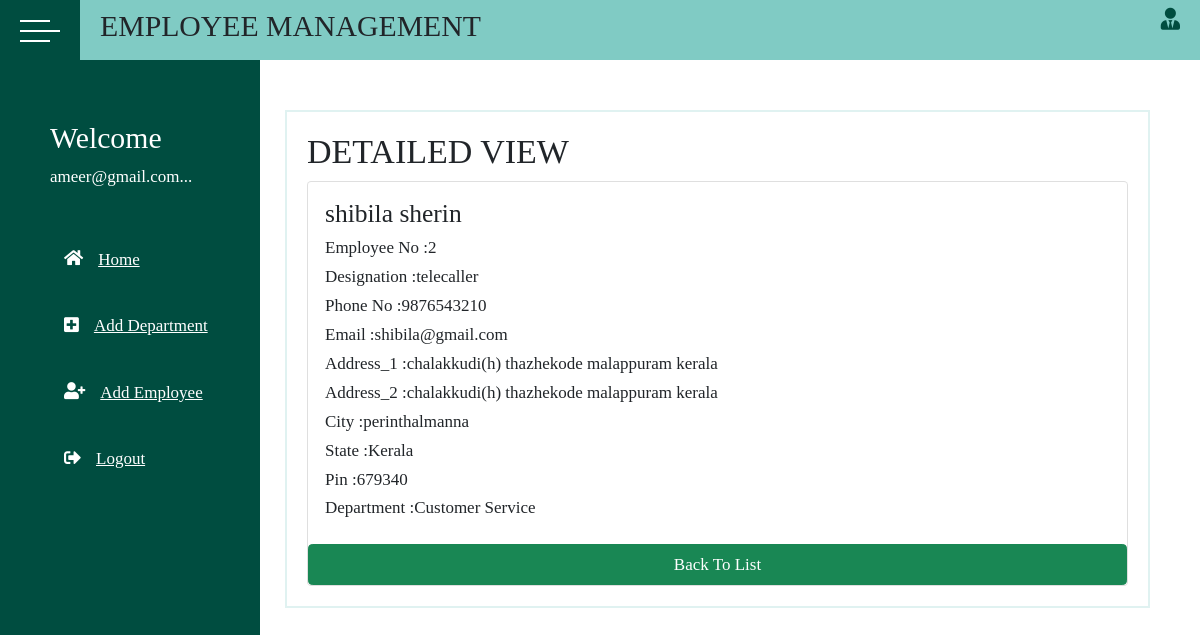
Page /centerhead/employee/view/3 (signed in) on the committed database.
### crmcuser/models.py (models this page shows, shortened)
class MyUser(AbstractBaseUser):
    email = models.EmailField(
        verbose_name='email address',
        max_length=255,
        unique=True,
    )
    phone = models.CharField(max_length=12)
    options = (
        ("admin", "admin"),
    )
    role = models.CharField(max_length=50, default="admin", choices=options)
    is_active = models.BooleanField(default=True)
    is_admin = models.BooleanField(default=False)
    objects = MyUserManager()
    USERNAME_FIELD = 'email'
    REQUIRED_FIELDS = ['phone', 'role']
    def __str__(self):
        return self.email

### centerhead/models.py (models this page shows)
class Employee(models.Model):
    emp_no=models.CharField(max_length=50)
    designation=models.CharField(max_length=50)
    f_name=models.CharField(max_length=50)
    l_name=models.CharField(max_length=50)
    phone=models.CharField(max_length=50)
    email=models.EmailField(max_length=50)
    address_1=models.TextField(max_length=50)
    address_2=models.TextField(max_length=50)
    city=models.CharField(max_length=50)
    options=(
        ("Andhra Pradesh","Andhra Pradesh"),
        ("Arunachal Pradesh","Arunachal Pradesh"),
        ("Assam","Assam"),
        ("Bihar","Bihar"),
        ("Chhattisgarh","Chhattisgarh"),
        ("Goa","Goa"),
        ("Gujarat","Gujarat"),
        ("Haryana","Haryana	"),
        ("Himachal Pradesh","Himachal Pradesh"),
        ("harkhand","harkhand"),
        ("Karnataka","Karnataka"),
        ("Kerala","Kerala"),
        ("Madhya Pradesh","Madhya Pradesh"),
        ("Maharashtra","Maharashtra"),
        ("Manipur","Manipur"),
        ("Meghalaya","Meghalaya"),
        ("Mizoram","Mizoram"),
        ("Nagaland","Nagaland"),
        ("Odisha","Odisha"),
        ("Punjab","Punjab"),
        ("Rajasthan","Rajasthan"),
        ("Sikkim","Sikkim"),
        ("Tamil Nadu","Tamil Nadu"),
        ("Telangana","Telangana"),
        ("Tripura","Tripura"),
        ("Uttar Pradesh","Uttar Pradesh"),
        ("Uttarakhand","Uttarakhand"),
        ("West Bengal","West Bengal")
    )
    state=models.CharField(max_length=50,choices=options,default="Kerala")
    pin=models.CharField(max_length=50)
    department=models.ForeignKey(Department,on_delete=models.CASCADE)

class Department(models.Model):
    dep_no=models.CharField(max_length=50)
    name=models.CharField(max_length=50)
    def __str__(self):
        return self.name

### centerhead/views.py (the view)
# urls.py: path("employee/view/<int:id>", views.ViewEmployee.as_view(), name="viewemployee"),
@method_decorator(signin_required, name="dispatch")
class ViewEmployee(DetailView):
    model = Employee
    template_name = "view_employee.html"
    pk_url_kwarg = "id"

### centerhead/templates/view_employee.html (shortened to what this page needs)
<!DOCTYPE html>
{%extends "base.html"%}
{%block body_block%}
<html lang="en">
<head>
    <link href="https://cdn.jsdelivr.net/npm/bootstrap@5.1.3/dist/css/bootstrap.min.css" rel="stylesheet"
>
</head>
<body>
<h2>DETAILED VIEW</h2>
<div class="card" style="width: 100%;">
    <div class="card-body">
        <h4 class="card-title">{{employee.f_name}} {{employee.l_name}}</h4>
        <h6 class="card-title">Employee No :{{employee.emp_no}}</h6>
        <h6 class="card-title">Designation :{{employee.designation}}</h6>
        <h6 class="card-title">Phone No :{{employee.phone}}</h6>
        <h6 class="card-title">Email :{{employee.email}}</h6>
        <h6 class="card-title">Address_1 :{{employee.address_1}}</h6>
        <h6 class="card-title">Address_2 :{{employee.address_2}}</h6>
        <h6 class="card-title">City :{{employee.city}}</h6>
        <h6 class="card-title">State :{{employee.state}}</h6>
        <h6 class="card-title">Pin :{{employee.pin}}</h6>
        <h6 class="card-title">Department :{{employee.department}}</h6>
    </div>
    <a href="{%url 'listemployee'%}" class="btn btn-success"> Back To List</a>
</div>
</body>
</html>
{%endblock%}

### centerhead/templates/base.html (shortened to what this page needs)
<!DOCTYPE html>
{%load static%}
<html lang="en">
<head>
    <link rel="stylesheet" href="{%static 'css/style.css'%}">
    <link rel="stylesheet" href="https://use.fontawesome.com/releases/v5.15.4/css/all.css"
>
    <link href="https://cdn.jsdelivr.net/npm/bootstrap@5.1.3/dist/css/bootstrap.min.css" rel="stylesheet"
>
</head>
<body>
<div class="wrapper">
    <div class="top_navbar">
        <div class="hamburger">
            <div class="hamburger__inner">
                <div class="one"></div>
                <div class="two"></div>
                <div class="three"></div>
            </div>
        </div>
        <div class="menu">
            <div class="log">
                <h3>EMPLOYEE MANAGEMENT</h3>
            </div>
            <div class="right_menu">
                <ul>
                    <li>
                        <a href=""><i class="fas fa-user-tie"></i></a>
                    </li>
                </ul>
            </div>
        </div>
    </div>
    <div class="main_container">
        <div class="sidebar">
            <div class="sidebar__inner">
                <div class="profile">
                    <div class="profile_info" style="padding-left:50px; margin-top:40px;">
                        <h3>Welcome</h3>
                        <p class="profile_name">{{request.user}}...</p>
                    </div>
                </div>
                <ul>
                    <li>
                        <a href="{%url 'listemployee'%}">
                        <span class="icon">
                            <i class="fas fa-home"></i>
                        </span>
                            <span class="title">Home</span>
                        </a>
                    </li>
                    <li>
                        <a href="{%url 'adddept'%}">
                            <span class="icon"><i class="fas fa-plus-square"></i></span>
                            <span class="title">Add Department</span>
                        </a>
                    </li>
                    <li>
                        <a href="{%url 'addemployee'%}">
                            <span class="icon"><i class="fas fa-user-plus"></i></span>
                            <span class="title">Add Employee</span>
                        </a>
                    </li>
                    <li>
                        <a href="{%url 'adminsignout'%}">
                            <span class="icon"><i class="fas fa-sign-out-alt"></i></span>
                            <span class="title">Logout</span>
                        </a>
                    </li>
                </ul>
            </div>
        </div>
        <div class="container">
            <div class="item">
                {%block body_block%}
                {%endblock%}
            </div>
        </div>
    </div>
</div>
</body>
</html>

### centerhead/static/css/style.css (style rules this page uses)
* { font-family: 'Galdeano'; font-size: 17px; margin: 0; padding: 0; list-style: none; box-sizing: border-box; text-decoration: none; font-size:10; }
.wrapper { width: 100%; height: 100%; }
.top_navbar { background: #80CBC4; height: 60px; display: flex; position: fixed; width: 100%; top: 0; }
.top_navbar .hamburger { width: 80px; background: #004D40; position: relative; font-size: 28px; }
.top_navbar .hamburger .hamburger__inner { position: absolute; top: 50%; left: 50%; transform: translate(-50%,-50%); cursor: pointer; width: 40px; height: 20px; }
.top_navbar .hamburger__inner > div { width: 30px; height: 2px; background: #fff; position: absolute; top: 0; left: 0; }
.top_navbar .hamburger div.two { top: 10px; width: 40px; }
.top_navbar .hamburger div.three { top: 20px; }
.top_navbar .menu { width: calc(100% - 80px); height: 100%; display: flex; justify-content: space-between; align-items: center; padding: 0 20px; }
.top_navbar .menu .right_menu ul { display: flex; }
.top_navbar .menu .right_menu ul li { position: relative; }
.top_navbar .menu .right_menu ul li .fas { font-size: 22px; cursor: pointer; color: #004D40; }
.main_container .sidebar { position: fixed; top: 60px; left: 0; width: 260px; height: 100%; background: #004D40; transition: all 0.3s ease; }
.main_container .sidebar .sidebar__inner { position: relative; }
.main_container .sidebar .profile { display: flex; align-items: center; color: #fff; padding: 20px 0; white-space: nowrap; transition: all 0.3s ease; }
.main_container .container { margin-top: 60px; width: calc(100% - 225px); margin-left: 225px; padding: 50px; padding-left: 60px; transition: all 0.3s ease; }
.main_container .sidebar ul li a { color: #fff; font-size: 6px; padding: 20px 30px; white-space: nowrap; display: flex; align-items: center; margin-bottom: 1px; transition: all 0.3s ease; }
.main_container .sidebar ul li a .icon { margin-right: 15px; font-size: 12px; }
.main_container .sidebar ul li a span { display: inline-block; }
.main_container .container .item { background: #fff; border: 2px solid #E0F2F1; margin-bottom: 30px; padding: 20px; font-size: 3px; line-height: 25px; }

### rows in the picture
MyUser: user "ameer@gmail.com"
Employee: f_name "shibila", l_name "sherin", emp_no "2", designation "telecaller", phone "9876543210", email "shibila@gmail.com", address_1 "chalakkudi(h) thazhekode malappuram kerala", address_2 "chalakkudi(h) thazhekode malappuram kerala", city "perinthalmanna", state "Kerala", pin "679340", department "Customer Service"
